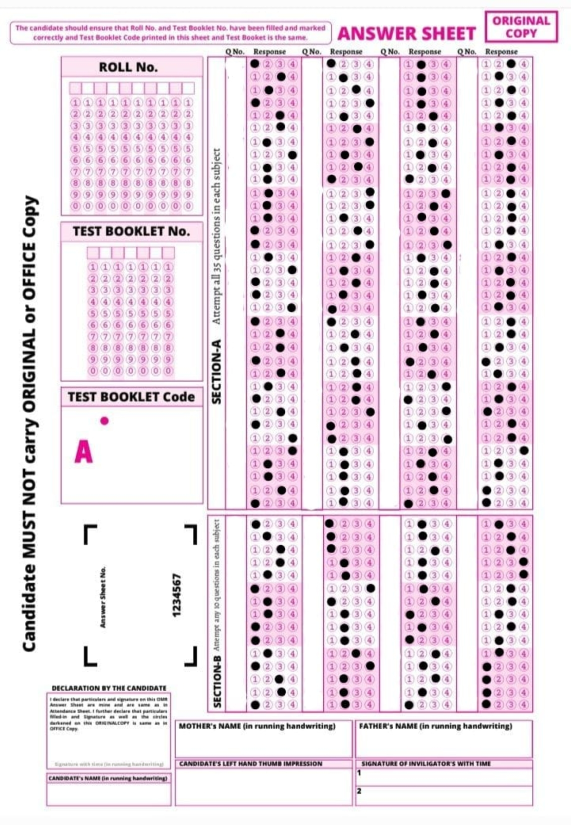
#> input picture omr_Dataset/answer.jpg, 1141 x 1650 px (shown at 1/2 size); its folder holds only this picture in this run
$ python -i omr_score_rank.py   (imports and definitions only)
#> lines starting #> are read from the running program, lines starting #| are printed output that depends on the picture; after the words box and inside, x2 and y2 are one past the last pixel; in counts of white or black regions, pixels touching at a corner belong together
# Importing all the required libraries.
import sys
import numpy as np
import matplotlib.pyplot as plt
from PIL import Image, ImageOps
import cv2
from typing import List, Tuple
import json
from numpy import linalg as LA
import imutils
import warnings
import os
import glob
import pandas as pd
from flask import Flask, render_template, request


# [241 lines left out: functions readImage, getHomography, makePoints, getsCorrspondingPoints, checkNeighboursPixels, getAnswers and 1 more, not called in this run]

# [1 line not run here, left out]
original_image = None
scanned_sheet = None

def load_image(image_path):
    global original_image
    try:
        original_image = cv2.imread(image_path)
        if original_image is None:
            raise ValueError(f"Could not load image from {image_path}")
        print(f"Loaded image with dimensions: {original_image.shape}")
        return True
    except Exception as e:
        print(f"Error loading image: {e}")
        return False

# [14 lines left out: function detect_paper_edges, not called in this run]

def find_paper_contour_canny(image):
    gray = cv2.cvtColor(image, cv2.COLOR_BGR2GRAY)
    filtered = cv2.bilateralFilter(gray, 11, 17, 17)
    blurred = cv2.GaussianBlur(filtered, (21, 21), 0)
    adaptive_thresh = cv2.adaptiveThreshold(
        blurred, 255, cv2.ADAPTIVE_THRESH_GAUSSIAN_C, cv2.THRESH_BINARY, 31, 10
    )
    canny_configs = [
        (30, 100),
        (50, 150),
        (20, 80),
        (40, 120)
    ]

    best_contour = None
    max_score = 0

    for low_thresh, high_thresh in canny_configs:
        edges = cv2.Canny(adaptive_thresh, low_thresh, high_thresh)
        kernel = cv2.getStructuringElement(cv2.MORPH_RECT, (5, 5))
        edges = cv2.dilate(edges, kernel, iterations=2)
        edges = cv2.erode(edges, kernel, iterations=1)
        contours, _ = cv2.findContours(edges, cv2.RETR_EXTERNAL, cv2.CHAIN_APPROX_SIMPLE)
        if not contours:
            continue
        contours = sorted(contours, key=lambda c: cv2.contourArea(c), reverse=True)
        for contour in contours[:3]:  # Check top 3 contours
            area = cv2.contourArea(contour)
            perimeter = cv2.arcLength(contour, True)
            if area < 10000 or perimeter < 500:
                continue
            epsilon = 0.02 * perimeter
            approx = cv2.approxPolyDP(contour, epsilon, True)
            if len(approx) == 4:
                rect = cv2.boundingRect(approx)
                rect_area = rect[2] * rect[3]
                extent = area / rect_area if rect_area > 0 else 0
                aspect_ratio = rect[2] / rect[3] if rect[3] > 0 else 0
                if 0.5 <= aspect_ratio <= 0.95 and extent > 0.7:
                    image_area = image.shape[0] * image.shape[1]
                    area_ratio = area / image_area
                    score = area_ratio * extent * (1 - abs(aspect_ratio - 0.75))
                    if score > max_score:
                        max_score = score
                        best_contour = approx
    return best_contour

def find_paper_contour_threshold(image):
    gray = cv2.cvtColor(image, cv2.COLOR_BGR2GRAY)
    background = cv2.GaussianBlur(gray, (51, 51), 0)
    diff = cv2.absdiff(gray, background)
    _, thresh = cv2.threshold(diff, 20, 255, cv2.THRESH_BINARY)
    kernel = cv2.getStructuringElement(cv2.MORPH_RECT, (7, 7))
    thresh = cv2.morphologyEx(thresh, cv2.MORPH_CLOSE, kernel)
    thresh = cv2.morphologyEx(thresh, cv2.MORPH_OPEN, kernel)
    contours, _ = cv2.findContours(thresh, cv2.RETR_EXTERNAL, cv2.CHAIN_APPROX_SIMPLE)
    if not contours:
        return None
    largest_contour = max(contours, key=cv2.contourArea)
    epsilon = 0.02 * cv2.arcLength(largest_contour, True)
    approx = cv2.approxPolyDP(largest_contour, epsilon, True)
    if len(approx) == 4:
        return approx
    rect = cv2.minAreaRect(largest_contour)
    box = cv2.boxPoints(rect)
    return np.int0(box).reshape(-1, 1, 2)

def find_paper_edges_combined(image):
    methods = [
        find_paper_contour_canny,
        find_paper_contour_threshold
    ]
    candidates = []

    for method in methods:
        try:
            contour = method(image)
            if contour is not None and len(contour) == 4:
                area = cv2.contourArea(contour)
                image_area = image.shape[0] * image.shape[1]
                area_ratio = area / image_area
                if 0.3 <= area_ratio <= 0.95:
                    candidates.append((contour, area_ratio))
        except:
            continue
    if not candidates:
        return None
    best_candidate = max(candidates, key=lambda x: x[1])
    return best_candidate[0]

def order_corners(corners):
    corners = corners.reshape(4, 2).astype(np.float32)
    center_x = np.mean(corners[:, 0])
    center_y = np.mean(corners[:, 1])
    def angle_from_center(point):
        return np.arctan2(point[1] - center_y, point[0] - center_x)
    sorted_corners = sorted(corners, key=angle_from_center)
    ordered = np.zeros((4, 2), dtype=np.float32)
    for corner in corners:
        if corner[0] < center_x and corner[1] < center_y:
            ordered[0] = corner  # top-left
        elif corner[0] > center_x and corner[1] < center_y:
            ordered[1] = corner  # top-right
        elif corner[0] > center_x and corner[1] > center_y:
            ordered[2] = corner  # bottom-right
        else:
            ordered[3] = corner  # bottom-left
    return ordered

def extract_paper_content(image, corners, target_width=None, target_height=None):
    ordered_corners = order_corners(corners)
    if target_width is None or target_height is None:
        top_width = np.linalg.norm(ordered_corners[0] - ordered_corners[1])
        bottom_width = np.linalg.norm(ordered_corners[3] - ordered_corners[2])
        left_height = np.linalg.norm(ordered_corners[0] - ordered_corners[3])
        right_height = np.linalg.norm(ordered_corners[1] - ordered_corners[2])
        target_width = int(max(top_width, bottom_width))
        target_height = int(max(left_height, right_height))
    dst_corners = np.array([
        [0, 0],
        [target_width, 0],
        [target_width, target_height],
        [0, target_height]
    ], dtype=np.float32)
    matrix = cv2.getPerspectiveTransform(ordered_corners, dst_corners)
    extracted = cv2.warpPerspective(image, matrix, (target_width, target_height))
    scale = 1.1  # or any value less than 1.0 to zoom out
    new_w = int(target_width * scale)
    new_h = int(target_height * scale)
    extracted = cv2.resize(extracted, (new_w, new_h), interpolation=cv2.INTER_AREA)
    scale = 1.1  # or any value less than 1.0 to zoom out
    new_w = int(target_width * scale)
    new_h = int(target_height * scale)
    extracted = cv2.resize(extracted, (new_w, new_h), interpolation=cv2.INTER_AREA)
    return extracted, (target_width, target_height)

def enhance_paper_scan_color_preserving(image):
    enhanced = image.copy()
    yuv = cv2.cvtColor(enhanced, cv2.COLOR_BGR2YUV)
    y_channel = yuv[:, :, 0]
    clahe = cv2.createCLAHE(clipLimit=2.0, tileGridSize=(8, 8))
    y_channel = clahe.apply(y_channel)
    yuv[:, :, 0] = y_channel
    enhanced = cv2.cvtColor(yuv, cv2.COLOR_YUV2BGR)
    enhanced = cv2.bilateralFilter(enhanced, 5, 80, 80)
    kernel_sharpen = np.array([
        [0, -0.5, 0],
        [-0.5, 3, -0.5],
        [0, -0.5, 0]
    ]) / 1
    enhanced = cv2.filter2D(enhanced, -1, kernel_sharpen)
    enhanced = auto_color_balance(enhanced)
    return enhanced

def auto_color_balance(image):
    img_float = image.astype(np.float32) / 255.0
    avg_b = np.mean(img_float[:, :, 0])
    avg_g = np.mean(img_float[:, :, 1])
    avg_r = np.mean(img_float[:, :, 2])
    gray_avg = (avg_b + avg_g + avg_r) / 3.0
    if avg_b > 0:
        scale_b = gray_avg / avg_b
    else:
        scale_b = 1.0
    if avg_g > 0:
        scale_g = gray_avg / avg_g
    else:
        scale_g = 1.0
    if avg_r > 0:
        scale_r = gray_avg / avg_r
    else:
        scale_r = 1.0

    img_float[:, :, 0] = np.clip(img_float[:, :, 0] * (1 + 0.5 * (scale_b - 1)), 0, 1)
    img_float[:, :, 1] = np.clip(img_float[:, :, 1] * (1 + 0.5 * (scale_g - 1)), 0, 1)
    img_float[:, :, 2] = np.clip(img_float[:, :, 2] * (1 + 0.5 * (scale_r - 1)), 0, 1)

    return (img_float * 255).astype(np.uint8)

# [7 lines left out: function enhance_paper_scan_minimal, not called in this run]

def enhance_paper_scan_no_change(image):
    return image.copy()

def scan_paper_edges(input_path, output_path, target_width=None, target_height=None,
                    show_detection=False, enhancement_mode='color_preserving'):
    global original_image, scanned_sheet

    print("Loading image...")
    if not load_image(input_path):
#> in load_image, original_image is the input picture: shape (1650, 1141, 3); mean B, G, R 230.6, 220.7, 234.2
#| Loaded image with dimensions: (1650, 1141, 3)
        return False

    print("Detecting physical paper edges...")
    paper_contour = find_paper_edges_combined(original_image)
#> the loop in find_paper_edges_combined, `for method in methods:` made 2 passes
#> (contour, area, area_ratio) on pass 2: ([[66, 1631], [18, 42], [1122, 9], [1170, 1598]], 1755840, 0.933)
#> pass 1, in find_paper_contour_canny, `gray = cv2.cvtColor(image, cv2.COLOR_BGR2GRAY)`:
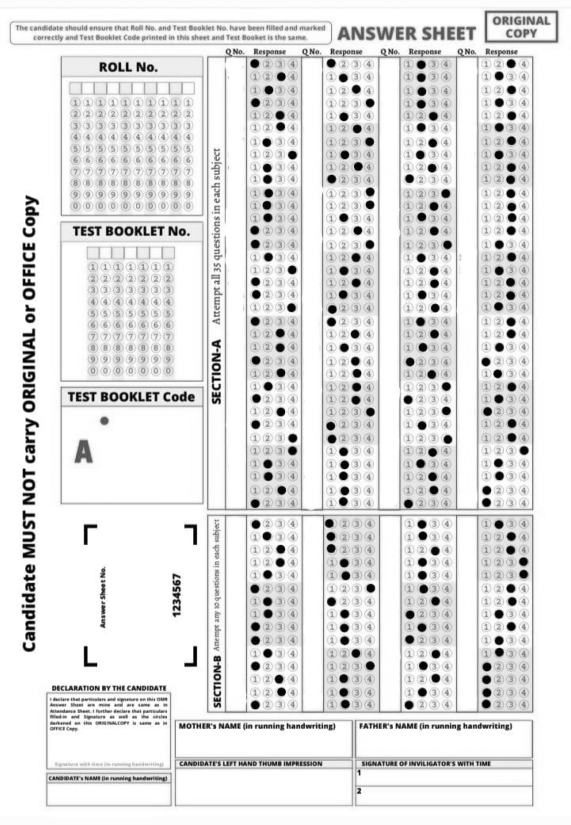
#> gray: shape (1650, 1141) (shown at 1/2 size); min 0, max 255, mean 225.9
#> pass 1, in find_paper_contour_canny, `blurred = cv2.GaussianBlur(filtered, (21, 21), 0)`:
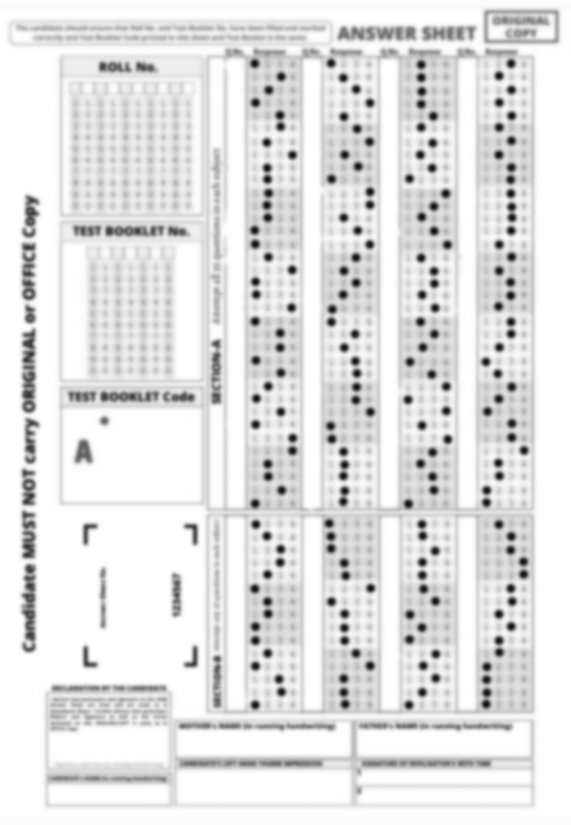
#> blurred: shape (1650, 1141) (shown at 1/2 size); min 13, max 255, mean 226.4
#> pass 1, in find_paper_contour_canny, `adaptive_thresh = cv2.adaptiveThreshold( blurred, 255, cv2.ADAPTIVE_TH..`:
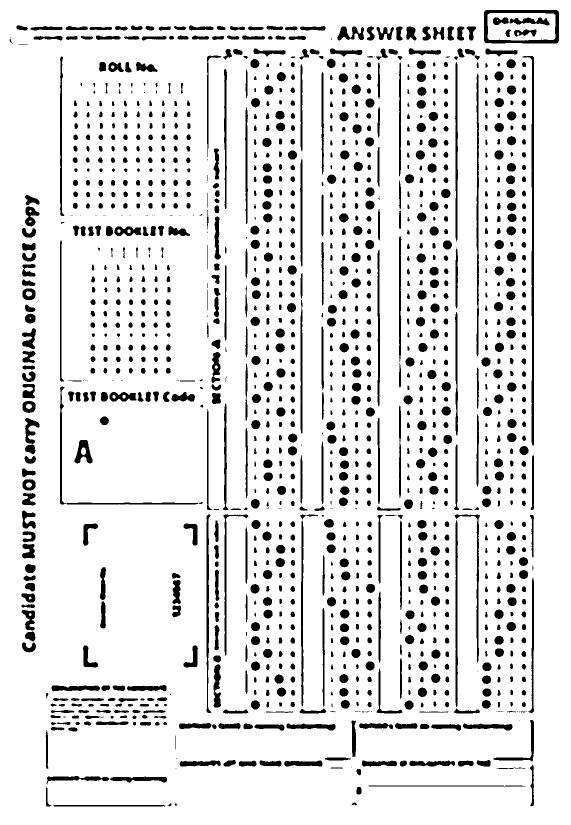
#> adaptive_thresh: shape (1650, 1141) (shown at 1/2 size); 88.6% white; 1436 black regions (120 under 20 px), largest, box (x1, y1, x2, y2) and area: (1045, 112, 1068, 893) 3546, (968, 20, 1118, 87) 2689, (953, 147, 958, 713) 2019
#> after the loop in find_paper_edges_combined, `for method in methods:`: candidates = [([[66, 1631], [18, 42], [1122, 9], [1170, 1598]], 0.933)]
#> in find_paper_edges_combined, `best_candidate = max(candidates, key=lambda x: x[1])`: best_candidate = ([[66, 1631], [18, 42], [1122, 9], [1170, 1598]], 0.933)
#> paper_contour = [[66, 1631], [18, 42], [1122, 9], [1170, 1598]]

    if paper_contour is None:
        print("Could not detect paper edges. Using fallback method...")
        # Fallback: detect edges using simple thresholding
        gray = cv2.cvtColor(original_image, cv2.COLOR_BGR2GRAY)
        edges = cv2.Canny(gray, 50, 150)
        contours, _ = cv2.findContours(edges, cv2.RETR_EXTERNAL, cv2.CHAIN_APPROX_SIMPLE)

        if contours:
            largest = max(contours, key=cv2.contourArea)
            epsilon = 0.02 * cv2.arcLength(largest, True)
            paper_contour = cv2.approxPolyDP(largest, epsilon, True)

            if len(paper_contour) != 4:
                x, y, w, h = cv2.boundingRect(largest)
                paper_contour = np.array([
                    [[x, y]], [[x+w, y]], [[x+w, y+h]], [[x, y+h]]
                ])
        else:
            h, w = original_image.shape[:2]
            margin = 20
            paper_contour = np.array([
                [[margin, margin]],
                [[w-margin, margin]],
                [[w-margin, h-margin]],
                [[margin, h-margin]]
            ])

    if show_detection:
        detection_img = original_image.copy()
        cv2.drawContours(detection_img, [paper_contour], -1, (0, 255, 0), 3)
        corners = paper_contour.reshape(4, 2)
        for i, corner in enumerate(corners):
            cv2.circle(detection_img, tuple(corner.astype(int)), 10, (255, 0, 0), -1)
            cv2.putText(detection_img, str(i), tuple(corner.astype(int)),
                       cv2.FONT_HERSHEY_SIMPLEX, 1, (255, 255, 255), 2)

        plt.figure(figsize=(15, 8))
        plt.subplot(1, 3, 1)
        plt.imshow(cv2.cvtColor(original_image, cv2.COLOR_BGR2RGB))
        plt.title('Original Image')
        plt.axis('off')
        plt.subplot(1, 3, 2)
        plt.imshow(cv2.cvtColor(detection_img, cv2.COLOR_BGR2RGB))
        plt.title('Detected Paper Edges')
        plt.axis('off')

    print("Extracting paper content...")
    extracted, dimensions = extract_paper_content(
        original_image, paper_contour, target_width, target_height
    )
#> in order_corners, `center_x = np.mean(corners[:, 0])`: center_x = 594
#> in order_corners, `center_y = np.mean(corners[:, 1])`: center_y = 820
#> in order_corners, `sorted_corners = sorted(corners, key=angle_from_center)`: sorted_corners = [[18, 42], [1122, 9], [1170, 1598], [66, 1631]]
#> the loop in order_corners, `for corner in corners:` made 4 passes
#> in extract_paper_content, `top_width = np.linalg.norm(ordered_corners[0] - ordered_corners[1])`: top_width = 1104.5
#> in extract_paper_content, `left_height = np.linalg.norm(ordered_corners[0] - ordered_corners[3])`: left_height = 1589.7
#> in extract_paper_content, `target_width = int(max(top_width, bottom_width))`: target_width = 1104
#> in extract_paper_content, `target_height = int(max(left_height, right_height))`: target_height = 1589
#> in extract_paper_content, `dst_corners = np.array([ [0, 0], [target_width, 0], [target_width, tar..`: dst_corners = [[0, 0], [1104, 0], [1104, 1589], [0, 1589]]
#> in extract_paper_content, `matrix = cv2.getPerspectiveTransform(ordered_corners, dst_corners)`: matrix = [[0.999, -0.0302, -16.72], [0.0299, 0.999, -42.5], [-1.16e-19, 4.4e-20, 1]]
#> in extract_paper_content, `extracted = cv2.warpPerspective(image, matrix, (target_width, target_h..`:
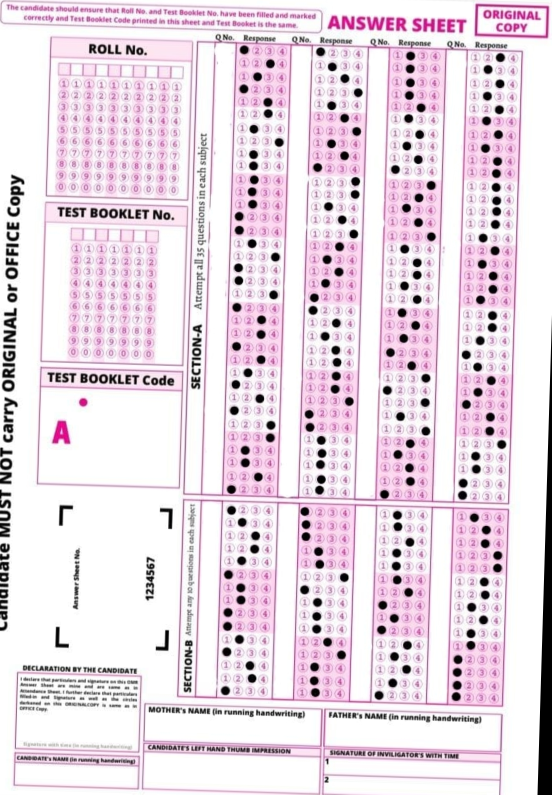
#> extracted: shape (1589, 1104, 3) (shown at 1/2 size); mean B, G, R 227.1, 216.5, 230.9
#> in extract_paper_content, `new_w = int(target_width * scale)`: new_w = 1214
#> in extract_paper_content, `new_h = int(target_height * scale)`: new_h = 1747
#> in extract_paper_content, `extracted = cv2.resize(extracted, (new_w, new_h), interpolation=cv2.IN..`:
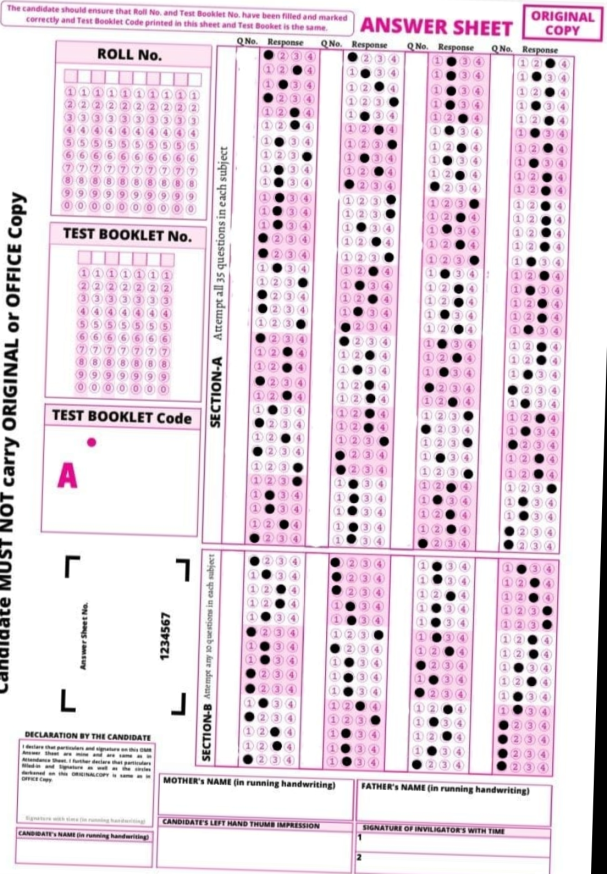
#> extracted: shape (1747, 1214, 3) (shown at 1/2 size); mean B, G, R 227, 216.4, 230.8
#> dimensions = (1104, 1589)

    print(f"Applying enhancement mode: {enhancement_mode}")
    if enhancement_mode == 'color_preserving':
        scanned_sheet = enhance_paper_scan_color_preserving(extracted)
#> in enhance_paper_scan_color_preserving, `yuv = cv2.cvtColor(enhanced, cv2.COLOR_BGR2YUV)`: yuv: shape (1747, 1214, 3); mean of channels 0, 1, 2 221.9, 130.4, 135.8
#> in enhance_paper_scan_color_preserving, `y_channel = clahe.apply(y_channel)`:
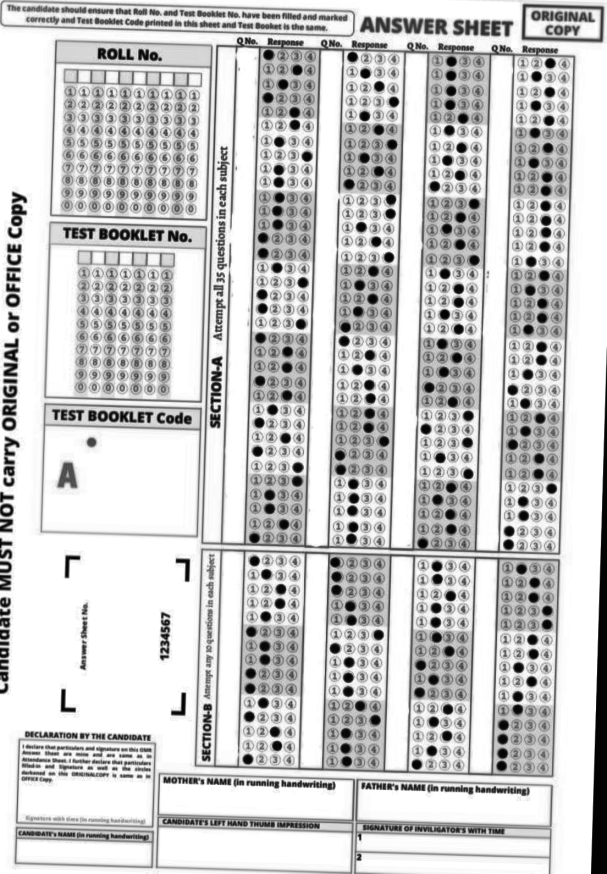
#> y_channel: shape (1747, 1214) (shown at 1/2 size); min 0, max 255, mean 200.8
#> in enhance_paper_scan_color_preserving, `yuv[:, :, 0] = y_channel`: yuv: shape (1747, 1214, 3); mean of channels 0, 1, 2 200.8, 130.4, 135.8
#> in enhance_paper_scan_color_preserving, `enhanced = cv2.cvtColor(yuv, cv2.COLOR_YUV2BGR)`:
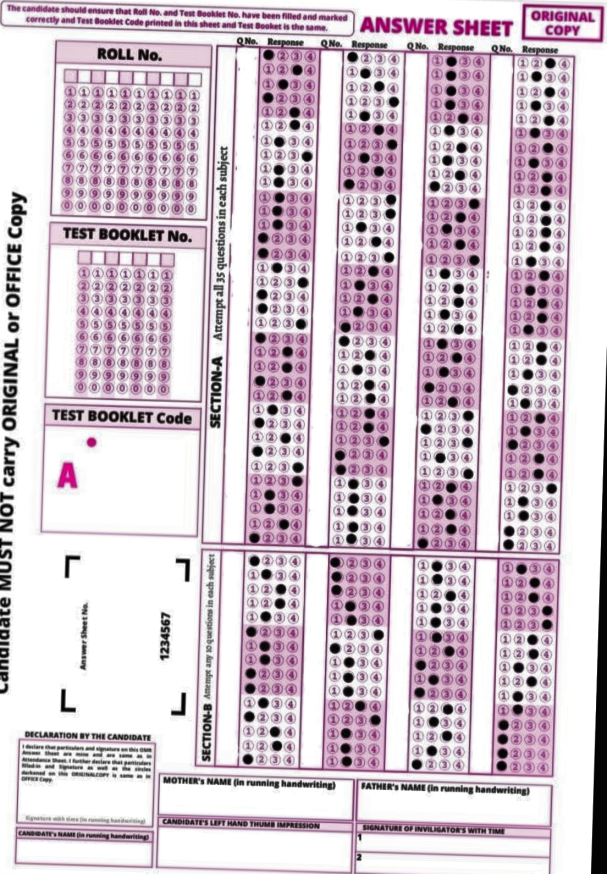
#> enhanced: shape (1747, 1214, 3) (shown at 1/2 size); mean B, G, R 205.6, 195.4, 209.8
#> in auto_color_balance, `avg_b = np.mean(img_float[:, :, 0])`: avg_b = 0.806
#> in auto_color_balance, `avg_g = np.mean(img_float[:, :, 1])`: avg_g = 0.766
#> in auto_color_balance, `avg_r = np.mean(img_float[:, :, 2])`: avg_r = 0.822
#> in auto_color_balance, `gray_avg = (avg_b + avg_g + avg_r) / 3.0`: gray_avg = 0.798
#> in auto_color_balance, `scale_b = gray_avg / avg_b`: scale_b = 0.99
#> in auto_color_balance, `scale_g = gray_avg / avg_g`: scale_g = 1.04
#> in auto_color_balance, `scale_r = gray_avg / avg_r`: scale_r = 0.971
    elif enhancement_mode == 'minimal':
        scanned_sheet = enhance_paper_scan_minimal(extracted)
    elif enhancement_mode == 'none':
        scanned_sheet = enhance_paper_scan_no_change(extracted)
    else:
        print(f"Unknown enhancement mode: {enhancement_mode}. Using 'color_preserving'.")
        scanned_sheet = enhance_paper_scan_color_preserving(extracted)

    if show_detection:
        plt.subplot(1, 3, 3)
        plt.imshow(cv2.cvtColor(scanned_sheet, cv2.COLOR_BGR2RGB))
        plt.title(f'Scanned Paper ({dimensions[0]}x{dimensions[1]})')
        plt.axis('off')
        plt.tight_layout()
        plt.show()

    print(f"Saving scanned paper to {output_path}...")
    success = cv2.imwrite(output_path, scanned_sheet)

    if success:
        print(f"Paper scanning completed! Final dimensions: {dimensions}")
#| Paper scanning completed! Final dimensions: (1104, 1589)
        return True
    else:
        print("Error saving the scanned paper.")
        return False

# [87 lines left out: functions batch_scan_papers, rank, lam, not called in this run]

>>> result = scan_paper_edges('omr_Dataset/answer.jpg', 'out.png')
